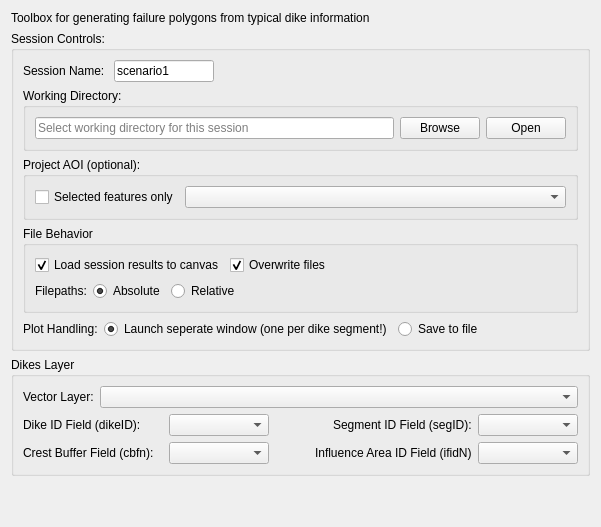
         <widget class="QWidget" name="tab_setup">
          <property name="sizePolicy">
           <sizepolicy hsizetype="Expanding" vsizetype="Preferred">
            <horstretch>0</horstretch>
            <verstretch>0</verstretch>
           </sizepolicy>
          </property>
          <attribute name="title">
           <string>Setup</string>
          </attribute>
          <layout class="QVBoxLayout" name="verticalLayout_3">
           <item>
            <widget class="QLabel" name="label">
             <property name="text">
              <string>Toolbox for generating failure polygons from typical dike information</string>
             </property>
            </widget>
           </item>
           <item>
            <widget class="QGroupBox" name="groupBox_sesCntrl">
             <property name="toolTip">
              <string extracomment="here is a toolTip"/>
             </property>
             <property name="title">
              <string>Session Controls:</string>
             </property>
             <layout class="QVBoxLayout" name="verticalLayout_4">
              <item>
               <layout class="QHBoxLayout" name="horizontalLayout">
                <item>
                 <widget class="QLabel" name="label_4">
                  <property name="text">
                   <string>Session Name: </string>
                  </property>
                 </widget>
                </item>
                <item>
                 <widget class="QLineEdit" name="linEdit_ScenTag">
                  <property name="maximumSize">
                   <size>
                    <width>100</width>
                    <height>16777215</height>
                   </size>
                  </property>
                  <property name="text">
                   <string>scenario1</string>
                  </property>
                 </widget>
                </item>
                <item>
                 <spacer name="horizontalSpacer">
                  <property name="orientation">
                   <enum>Qt::Horizontal</enum>
                  </property>
                  <property name="sizeHint" stdset="0">
                   <size>
                    <width>40</width>
                    <height>20</height>
                   </size>
                  </property>
                 </spacer>
                </item>
               </layout>
              </item>
              <item>
               <widget class="QGroupBox" name="groupBox_01wd_2">
                <property name="sizePolicy">
                 <sizepolicy hsizetype="Expanding" vsizetype="Fixed">
                  <horstretch>0</horstretch>
                  <verstretch>0</verstretch>
                 </sizepolicy>
                </property>
                <property name="title">
                 <string>Working Directory:</string>
                </property>
                <layout class="QHBoxLayout" name="horizontalLayout_17">
                 <item>
                  <widget class="QLineEdit" name="lineEdit_wdir">
                   <property name="placeholderText">
                    <string>Select working directory for this session</string>
                   </property>
                  </widget>
                 </item>
                 <item>
                  <widget class="QPushButton" name="pushButton_wd_brwse">
                   <property name="text">
                    <string>Browse</string>
                   </property>
                  </widget>
                 </item>
                 <item>
                  <widget class="QPushButton" name="pushButton_wd_open">
                   <property name="text">
                    <string>Open</string>
                   </property>
                  </widget>
                 </item>
                </layout>
               </widget>
              </item>
              <item>
               <widget class="QGroupBox" name="groupBox_04aoi">
                <property name="title">
                 <string>Project AOI (optional):</string>
                </property>
                <layout class="QHBoxLayout" name="horizontalLayout_20">
                 <item>
                  <widget class="QCheckBox" name="checkBox_sels">
                   <property name="text">
                    <string>Selected features only</string>
                   </property>
                  </widget>
                 </item>
                 <item>
                  <widget class="QgsMapLayerComboBox" name="comboBox_aoi">
                   <property name="sizePolicy">
                    <sizepolicy hsizetype="Expanding" vsizetype="Fixed">
                     <horstretch>0</horstretch>
                     <verstretch>0</verstretch>
                    </sizepolicy>
                   </property>
                   <property name="allowEmptyLayer">
                    <bool>true</bool>
                   </property>
                   <property name="showCrs">
                    <bool>true</bool>
                   </property>
                  </widget>
                 </item>
                </layout>
               </widget>
              </item>
              <item>
               <widget class="QGroupBox" name="groupBox_prog_contrl">
                <property name="sizePolicy">
                 <sizepolicy hsizetype="Minimum" vsizetype="Preferred">
                  <horstretch>0</horstretch>
                  <verstretch>0</verstretch>
                 </sizepolicy>
                </property>
                <property name="minimumSize">
                 <size>
                  <width>450</width>
                  <height>0</height>
                 </size>
                </property>
                <property name="maximumSize">
                 <size>
                  <width>700</width>
                  <height>16777215</height>
                 </size>
                </property>
                <property name="title">
                 <string>File Behavior</string>
                </property>
                <layout class="QVBoxLayout" name="verticalLayout_27">
                 <item>
                  <layout class="QHBoxLayout" name="horizontalLayout_33">
                   <item>
                    <widget class="QCheckBox" name="checkBox_loadres">
                     <property name="sizePolicy">
                      <sizepolicy hsizetype="Preferred" vsizetype="Fixed">
                       <horstretch>0</horstretch>
                       <verstretch>0</verstretch>
                      </sizepolicy>
                     </property>
                     <property name="minimumSize">
                      <size>
                       <width>0</width>
                       <height>0</height>
                      </size>
                     </property>
                     <property name="maximumSize">
                      <size>
                       <width>200</width>
                       <height>16777215</height>
                      </size>
                     </property>
                     <property name="text">
                      <string>Load session results to canvas</string>
                     </property>
                     <property name="checked">
                      <bool>true</bool>
                     </property>
                    </widget>
                   </item>
                   <item>
                    <widget class="QCheckBox" name="checkBox_SSoverwrite">
                     <property name="sizePolicy">
                      <sizepolicy hsizetype="Fixed" vsizetype="Fixed">
                       <horstretch>0</horstretch>
                       <verstretch>0</verstretch>
                      </sizepolicy>
                     </property>
                     <property name="text">
                      <string>Overwrite files</string>
                     </property>
                     <property name="checked">
                      <bool>true</bool>
                     </property>
                    </widget>
                   </item>
                   <item>
                    <spacer name="horizontalSpacer_6">
                     <property name="orientation">
                      <enum>Qt::Horizontal</enum>
                     </property>
                     <property name="sizeHint" stdset="0">
                      <size>
                       <width>40</width>
                       <height>20</height>
                      </size>
                     </property>
                    </spacer>
                   </item>
                  </layout>
                 </item>
                 <item>
                  <layout class="QHBoxLayout" name="horizontalLayout_7">
                   <item>
                    <widget class="QLabel" name="label_20">
                     <property name="sizePolicy">
                      <sizepolicy hsizetype="Fixed" vsizetype="Preferred">
                       <horstretch>0</horstretch>
                       <verstretch>0</verstretch>
                      </sizepolicy>
                     </property>
                     <property name="text">
                      <string>Filepaths:</string>
                     </property>
                    </widget>
                   </item>
                   <item>
                    <widget class="QRadioButton" name="radioButton_SS_fpAbs">
                     <property name="sizePolicy">
                      <sizepolicy hsizetype="Fixed" vsizetype="Fixed">
                       <horstretch>0</horstretch>
                       <verstretch>0</verstretch>
                      </sizepolicy>
                     </property>
                     <property name="text">
                      <string>Absolute</string>
                     </property>
                     <property name="checked">
                      <bool>true</bool>
                     </property>
                    </widget>
                   </item>
                   <item>
                    <widget class="QRadioButton" name="radioButton_SS_fpRel">
                     <property name="sizePolicy">
                      <sizepolicy hsizetype="Fixed" vsizetype="Fixed">
                       <horstretch>0</horstretch>
                       <verstretch>0</verstretch>
                      </sizepolicy>
                     </property>
                     <property name="text">
                      <string>Relative</string>
                     </property>
                    </widget>
                   </item>
                   <item>
                    <spacer name="horizontalSpacer_8">
                     <property name="orientation">
                      <enum>Qt::Horizontal</enum>
                     </property>
                     <property name="sizeHint" stdset="0">
                      <size>
                       <width>40</width>
                       <height>20</height>
                      </size>
                     </property>
                    </spacer>
                   </item>
                  </layout>
                 </item>
                </layout>
               </widget>
              </item>
              <item>
               <layout class="QHBoxLayout" name="horizontalLayout_23">
                <item>
                 <widget class="QLabel" name="label_15">
                  <property name="sizePolicy">
                   <sizepolicy hsizetype="Fixed" vsizetype="Preferred">
                    <horstretch>0</horstretch>
                    <verstretch>0</verstretch>
                   </sizepolicy>
                  </property>
                  <property name="text">
                   <string>Plot Handling:</string>
                  </property>
                 </widget>
                </item>
                <item>
                 <widget class="QRadioButton" name="radioButton_s_pltW">
                  <property name="sizePolicy">
                   <sizepolicy hsizetype="Fixed" vsizetype="Fixed">
                    <horstretch>0</horstretch>
                    <verstretch>0</verstretch>
                   </sizepolicy>
                  </property>
                  <property name="toolTip">
                   <string>When plots are generated, launch a separate window for customization</string>
                  </property>
                  <property name="text">
                   <string>Launch seperate window (one per dike segment!)</string>
                  </property>
                  <property name="checked">
                   <bool>true</bool>
                  </property>
                  <attribute name="buttonGroup">
                   <string notr="true">buttonGroup_plot</string>
                  </attribute>
                 </widget>
                </item>
                <item>
                 <widget class="QRadioButton" name="radioButton">
                  <property name="toolTip">
                   <string>When plots are generated, just save a default version straight to file</string>
                  </property>
                  <property name="text">
                   <string>Save to file</string>
                  </property>
                  <attribute name="buttonGroup">
                   <string notr="true">buttonGroup_plot</string>
                  </attribute>
                 </widget>
                </item>
               </layout>
              </item>
             </layout>
            </widget>
           </item>
           <item>
            <widget class="QGroupBox" name="groupBox_2">
             <property name="title">
              <string>Dikes Layer</string>
             </property>
             <layout class="QVBoxLayout" name="verticalLayout_2">
              <item>
               <layout class="QHBoxLayout" name="horizontalLayout_36">
                <item>
                 <widget class="QLabel" name="label_3">
                  <property name="sizePolicy">
                   <sizepolicy hsizetype="Fixed" vsizetype="Preferred">
                    <horstretch>0</horstretch>
                    <verstretch>0</verstretch>
                   </sizepolicy>
                  </property>
                  <property name="minimumSize">
                   <size>
                    <width>0</width>
                    <height>0</height>
                   </size>
                  </property>
                  <property name="text">
                   <string>Vector Layer:</string>
                  </property>
                 </widget>
                </item>
                <item>
                 <widget class="QgsMapLayerComboBox" name="comboBox_dikesVlay">
                  <property name="sizePolicy">
                   <sizepolicy hsizetype="Expanding" vsizetype="Fixed">
                    <horstretch>0</horstretch>
                    <verstretch>0</verstretch>
                   </sizepolicy>
                  </property>
                 </widget>
                </item>
               </layout>
              </item>
              <item>
               <layout class="QHBoxLayout" name="horizontalLayout_26">
                <item>
                 <widget class="QLabel" name="label_8">
                  <property name="sizePolicy">
                   <sizepolicy hsizetype="Preferred" vsizetype="Fixed">
                    <horstretch>0</horstretch>
                    <verstretch>0</verstretch>
                   </sizepolicy>
                  </property>
                  <property name="minimumSize">
                   <size>
                    <width>140</width>
                    <height>0</height>
                   </size>
                  </property>
                  <property name="maximumSize">
                   <size>
                    <width>99999</width>
                    <height>16777215</height>
                   </size>
                  </property>
                  <property name="text">
                   <string>Dike ID Field (dikeID):</string>
                  </property>
                 </widget>
                </item>
                <item>
                 <widget class="QgsFieldComboBox" name="mFieldComboBox_dikeID">
                  <property name="minimumSize">
                   <size>
                    <width>100</width>
                    <height>0</height>
                   </size>
                  </property>
                 </widget>
                </item>
                <item>
                 <spacer name="horizontalSpacer_4">
                  <property name="orientation">
                   <enum>Qt::Horizontal</enum>
                  </property>
                  <property name="sizeHint" stdset="0">
                   <size>
                    <width>40</width>
                    <height>20</height>
                   </size>
                  </property>
                 </spacer>
                </item>
                <item>
                 <widget class="QLabel" name="label_2">
                  <property name="sizePolicy">
                   <sizepolicy hsizetype="Minimum" vsizetype="Preferred">
                    <horstretch>0</horstretch>
                    <verstretch>0</verstretch>
                   </sizepolicy>
                  </property>
                  <property name="minimumSize">
                   <size>
                    <width>50</width>
                    <height>0</height>
                   </size>
                  </property>
                  <property name="maximumSize">
                   <size>
                    <width>99999</width>
                    <height>16777215</height>
                   </size>
                  </property>
                  <property name="text">
                   <string>Segment ID Field (segID):</string>
                  </property>
                 </widget>
                </item>
                <item>
                 <widget class="QgsFieldComboBox" name="mFieldComboBox_segID">
                  <property name="minimumSize">
                   <size>
                    <width>100</width>
                    <height>0</height>
                   </size>
                  </property>
                  <property name="maximumSize">
                   <size>
                    <width>200</width>
                    <height>16777215</height>
                   </size>
                  </property>
                 </widget>
                </item>
               </layout>
              </item>
              <item>
               <layout class="QHBoxLayout" name="horizontalLayout_8">
                <item>
                 <widget class="QLabel" name="label_11">
                  <property name="sizePolicy">
                   <sizepolicy hsizetype="Fixed" vsizetype="Preferred">
                    <horstretch>0</horstretch>
                    <verstretch>0</verstretch>
                   </sizepolicy>
                  </property>
                  <property name="minimumSize">
                   <size>
                    <width>140</width>
                    <height>0</height>
                   </size>
                  </property>
                  <property name="text">
                   <string>Crest Buffer Field (cbfn):</string>
                  </property>
                 </widget>
                </item>
                <item>
                 <widget class="QgsFieldComboBox" name="mFieldComboBox_cbfn">
                  <property name="sizePolicy">
                   <sizepolicy hsizetype="Preferred" vsizetype="Fixed">
                    <horstretch>0</horstretch>
                    <verstretch>0</verstretch>
                   </sizepolicy>
                  </property>
                  <property name="minimumSize">
                   <size>
                    <width>100</width>
                    <height>0</height>
                   </size>
                  </property>
                  <property name="maximumSize">
                   <size>
                    <width>200</width>
                    <height>16777215</height>
                   </size>
                  </property>
                 </widget>
                </item>
                <item>
                 <spacer name="horizontalSpacer_3">
                  <property name="orientation">
                   <enum>Qt::Horizontal</enum>
                  </property>
                  <property name="sizeHint" stdset="0">
                   <size>
                    <width>40</width>
                    <height>20</height>
                   </size>
                  </property>
                 </spacer>
                </item>
                <item>
                 <widget class="QLabel" name="label_12">
                  <property name="text">
                   <string>Influence Area ID Field (ifidN)</string>
                  </property>
                 </widget>
                </item>
                <item>
                 <widget class="QgsFieldComboBox" name="mFieldComboBox_ifidN">
                  <property name="minimumSize">
                   <size>
                    <width>100</width>
                    <height>0</height>
                   </size>
                  </property>
                 </widget>
                </item>
               </layout>
              </item>
             </layout>
            </widget>
           </item>
           <item>
            <spacer name="verticalSpacer">
             <property name="orientation">
              <enum>Qt::Vertical</enum>
             </property>
             <property name="sizeHint" stdset="0">
              <size>
               <width>20</width>
               <height>40</height>
              </size>
             </property>
            </spacer>
           </item>
          </layout>
         </widget>
